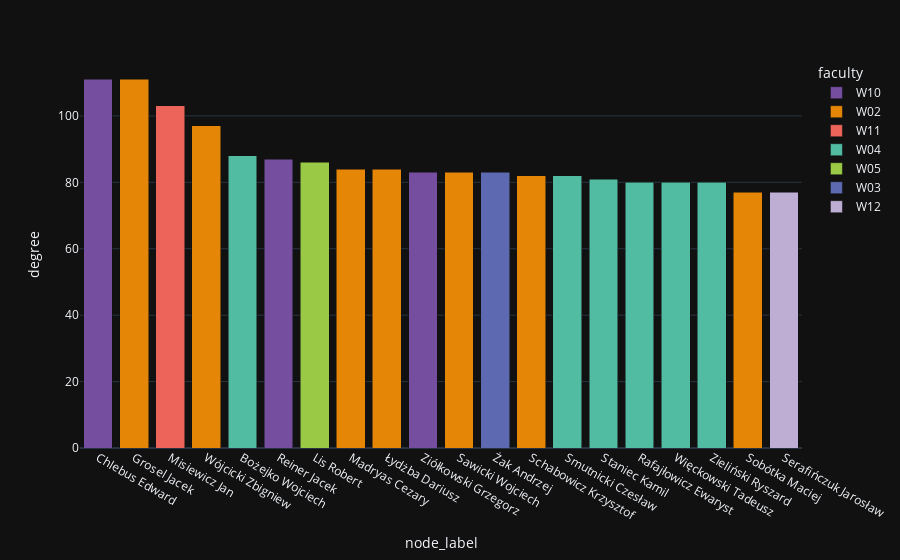

Notebook cell for this chart:
### Code cell
fig = px.bar(top_20_by_degree, y="degree", x="node_label", color="faculty", color_discrete_map=FACULTY_COLOR_MAP)
fig.update_layout(barmode="stack", xaxis={"categoryorder": "total descending"})
fig.show()

### Figure 1 — Plotly figure (JSON) as saved in the notebook; plotly's stock layout.template omitted (floating-point values rounded to 4 significant figures)
{"data": [{"alignmentgroup": "True", "hovertemplate": "faculty=W10<br>node_label=%{x}<br>degree=%{y}<extra></extra>", "legendgroup": "W10", "marker": {"color": "#764E9F", "pattern": {"shape": ""}}, "name": "W10", "offsetgroup": "W10", "orientation": "v", "showlegend": true, "textposition": "auto", "x": ["Chlebus Edward", "Reiner Jacek", "Ziółkowski Grzegorz"], "xaxis": "x", "y": [111, 87, 83], "yaxis": "y", "type": "bar"}, {"alignmentgroup": "True", "hovertemplate": "faculty=W02<br>node_label=%{x}<br>degree=%{y}<extra></extra>", "legendgroup": "W02", "marker": {"color": "#E58606", "pattern": {"shape": ""}}, "name": "W02", "offsetgroup": "W02", "orientation": "v", "showlegend": true, "textposition": "auto", "x": ["Grosel Jacek", "Wójcicki Zbigniew", "Madryas Cezary", "Łydżba Dariusz", "Sawicki Wojciech", "Schabowicz Krzysztof", "Sobótka Maciej"], "xaxis": "x", "y": [111, 97, 84, 84, 83, 82, 77], "yaxis": "y", "type": "bar"}, {"alignmentgroup": "True", "hovertemplate": "faculty=W11<br>node_label=%{x}<br>degree=%{y}<extra></extra>", "legendgroup": "W11", "marker": {"color": "#ED645A", "pattern": {"shape": ""}}, "name": "W11", "offsetgroup": "W11", "orientation": "v", "showlegend": true, "textposition": "auto", "x": ["Misiewicz Jan"], "xaxis": "x", "y": [103], "yaxis": "y", "type": "bar"}, {"alignmentgroup": "True", "hovertemplate": "faculty=W04<br>node_label=%{x}<br>degree=%{y}<extra></extra>", "legendgroup": "W04", "marker": {"color": "#52BCA3", "pattern": {"shape": ""}}, "name": "W04", "offsetgroup": "W04", "orientation": "v", "showlegend": true, "textposition": "auto", "x": ["Bożejko Wojciech", "Smutnicki Czesław", "Staniec Kamil", "Rafajłowicz Ewaryst", "Więckowski Tadeusz", "Zieliński Ryszard"], "xaxis": "x", "y": [88, 82, 81, 80, 80, 80], "yaxis": "y", "type": "bar"}, {"alignmentgroup": "True", "hovertemplate": "faculty=W05<br>node_label=%{x}<br>degree=%{y}<extra></extra>", "legendgroup": "W05", "marker": {"color": "#99C945", "pattern": {"shape": ""}}, "name": "W05", "offsetgroup": "W05", "orientation": "v", "showlegend": true, "textposition": "auto", "x": ["Lis Robert"], "xaxis": "x", "y": [86], "yaxis": "y", "type": "bar"}, {"alignmentgroup": "True", "hovertemplate": "faculty=W03<br>node_label=%{x}<br>degree=%{y}<extra></extra>", "legendgroup": "W03", "marker": {"color": "#5D69B1", "pattern": {"shape": ""}}, "name": "W03", "offsetgroup": "W03", "orientation": "v", "showlegend": true, "textposition": "auto", "x": ["Żak Andrzej"], "xaxis": "x", "y": [83], "yaxis": "y", "type": "bar"}, {"alignmentgroup": "True", "hovertemplate": "faculty=W12<br>node_label=%{x}<br>degree=%{y}<extra></extra>", "legendgroup": "W12", "marker": {"color": "#BEAED4", "pattern": {"shape": ""}}, "name": "W12", "offsetgroup": "W12", "orientation": "v", "showlegend": true, "textposition": "auto", "x": ["Serafińczuk Jarosław"], "xaxis": "x", "y": [77], "yaxis": "y", "type": "bar"}], "layout": {"xaxis": {"anchor": "y", "domain": [0.0, 1.0], "title": {"text": "node_label"}, "categoryorder": "total descending"}, "yaxis": {"anchor": "x", "domain": [0.0, 1.0], "title": {"text": "degree"}}, "legend": {"title": {"text": "faculty"}, "tracegroupgap": 0}, "margin": {"t": 60}, "barmode": "stack"}}
